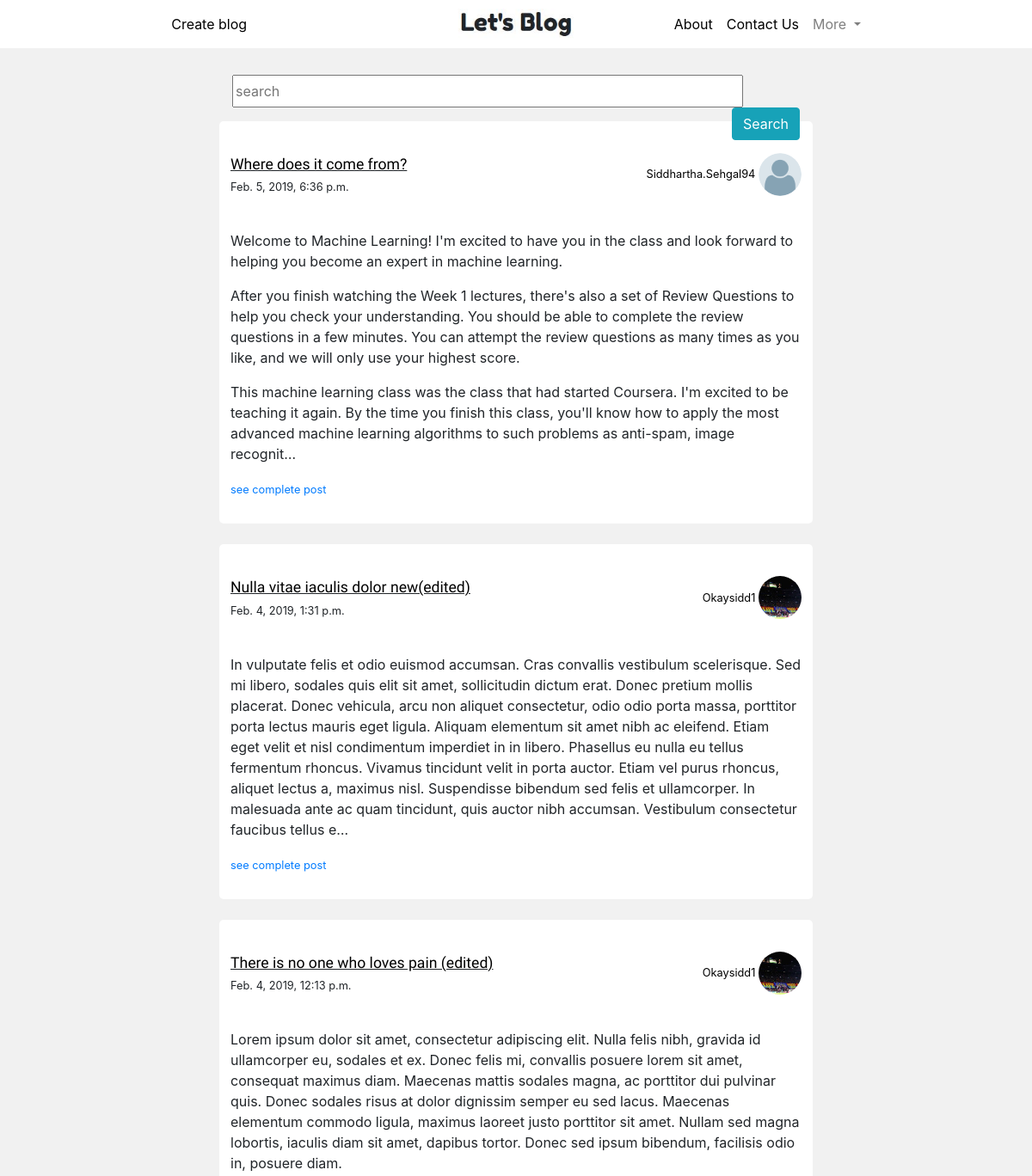
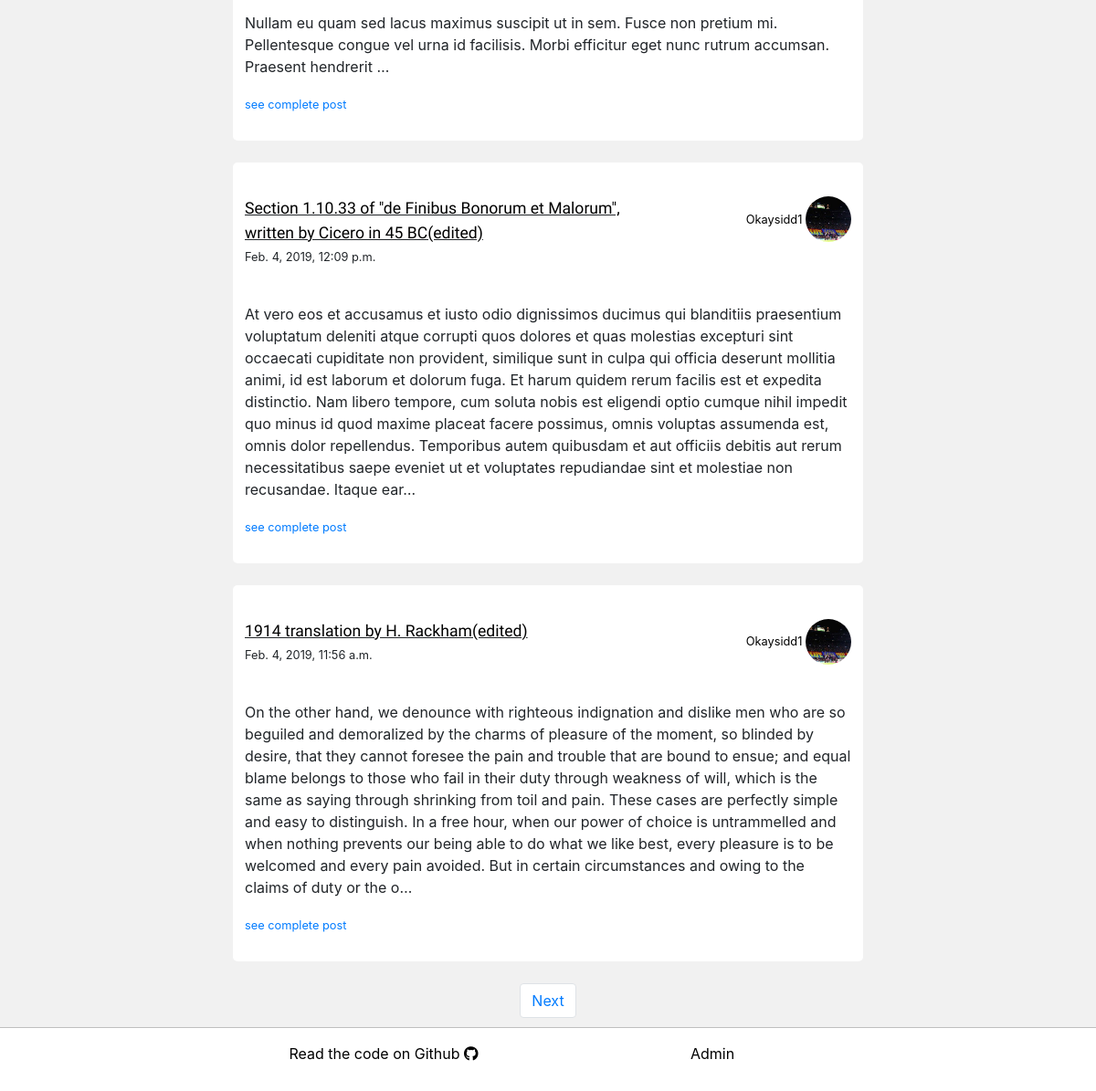
Page / (signed in) on the earlier database version (2 pictures, top to bottom).
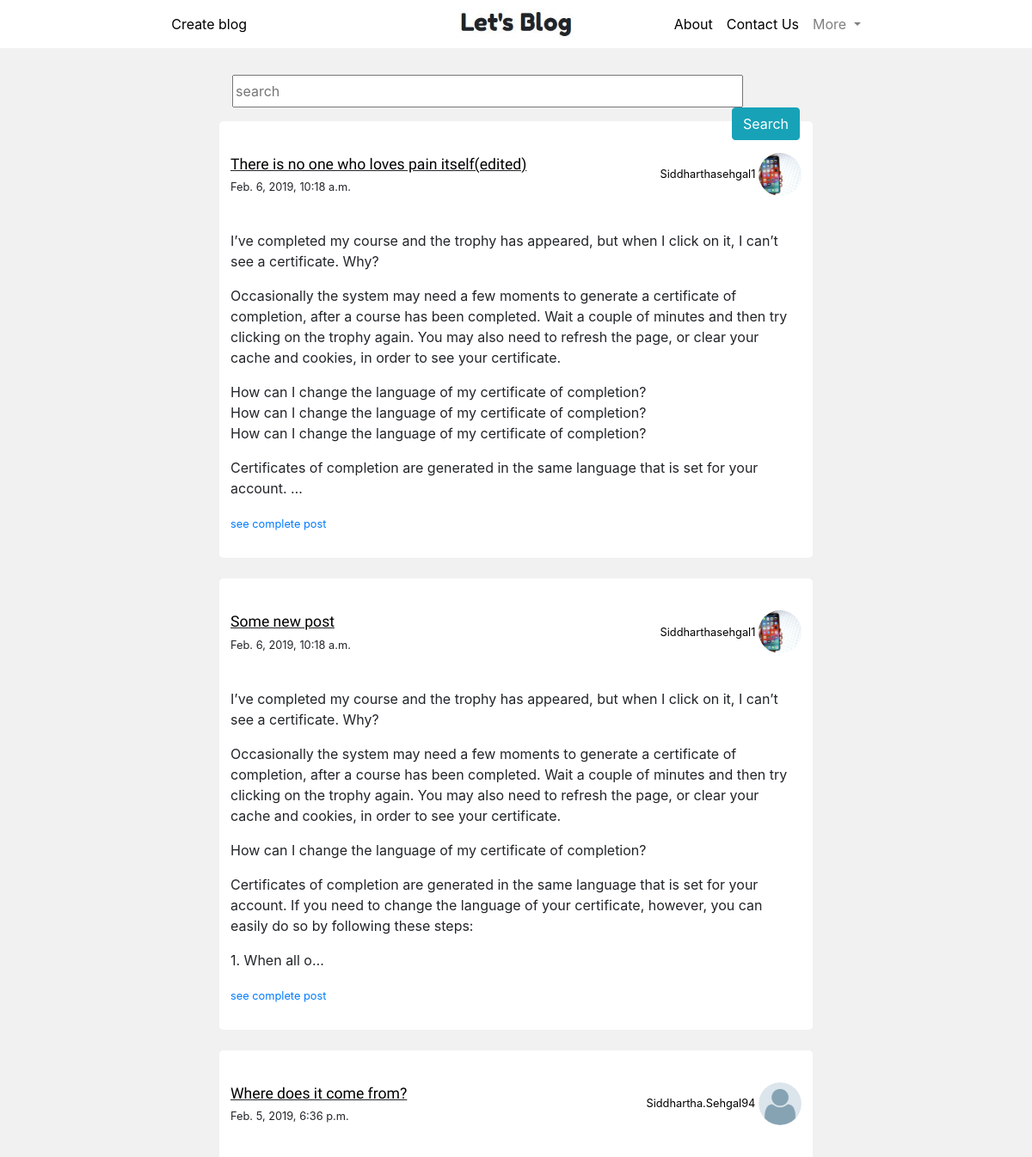
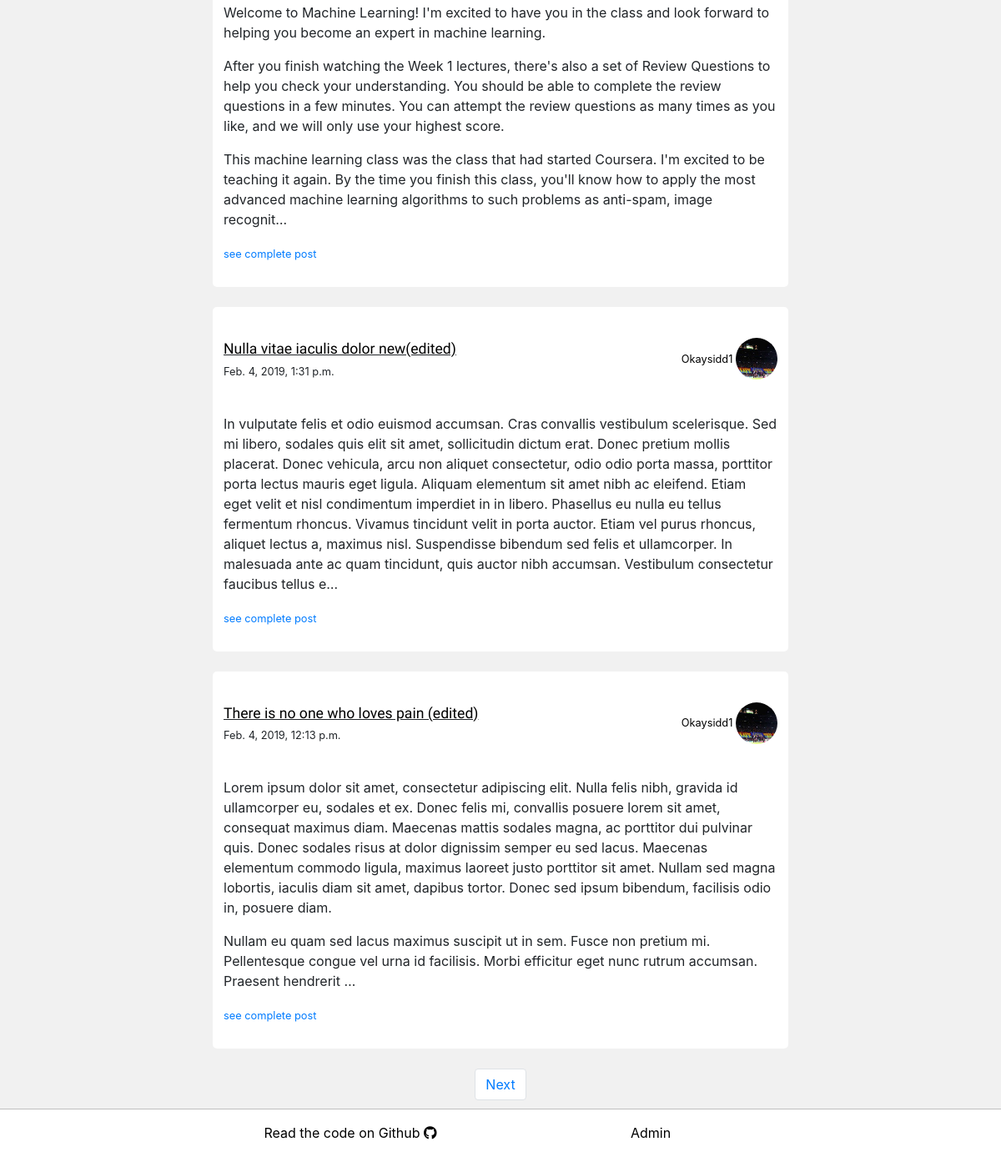
Same page on the later database version (2 pictures, top to bottom).
### blogs_app/models.py (models this page shows, shortened)
class Post_model(models.Model):
    author = models.ForeignKey(Author_model, on_delete=models.CASCADE)
    title_original = models.CharField(max_length=200)
    title_edited = models.CharField(max_length=200, default="")
    body_original = models.TextField()
    body_edited = models.TextField(default="")
    created_on = models.DateTimeField(auto_now_add=True)
    created_on = models.DateTimeField(default=timezone.now())
    modified_on = models.DateTimeField(blank=True, null=True)
    published_on = models.DateTimeField(blank=True, null=True)
    likes = models.PositiveIntegerField(default=0)
    liked_by = models.ManyToManyField(Author_model, related_name="liked_by", blank=True, null=True, default=[])

### users_app/models.py (models this page shows, shortened)
class Author_model(models.Model):
    author_name = models.OneToOneField(User, on_delete=models.CASCADE, primary_key=True)
    git = models.URLField(max_length=128, blank=True)
    profile_pic = models.ImageField(default='default.jpeg', upload_to='profile_pics')
    def __str__(self):
        return str(self.author_name)

### blogs_app/views.py (the view)
# urls.py: path('', ListPostView.as_view(), name="all-post"),
class ListPostView(LoginRequiredMixin, ListView):
    login_url = '/login/'
    redirect_field_name = 'next'
    model = Post_model
    fields = ['title_original', 'body_original', 'author']
    ordering = ['-published_on']
    paginate_by = 5
    def get_context_data(self, **kwargs):
        context = super().get_context_data(**kwargs)
        context['title'] = 'Let\'s Blog'
        return context
    def get_queryset(self):
        queryset = Post_model.objects.filter(published_on__lte=timezone.now()).order_by('-published_on')
        return queryset

### blogs_app/templates/blogs_app/post_model_list.html (shortened to what this page needs)
{% extends 'system_app/base.html' %}
{% block base_body_block %}
{% load staticfiles %}
<link rel="stylesheet" href="{% static 'blogs_app/post_model_list.css' %}">
<br><br>
<div class="container">
    <div class="search-bar">
        <form class="form-group" action="{% url 'blogs:search-results' %}" method="POST">
            <input type="text" name="search-query" class="find-post" placeholder="search">
            <input type="submit" class="search-button btn btn-info" value="Search">
        </form>
    </div>
  {% for post in post_model_list %}
    <div class="post-complete">
      <br>
      <div class="row ">
          <div class="col-md-8">
              <span class="post-title"><a class="black-href" href="{% url 'blogs:post' pk=post.pk %}">{{ post.title_original }}</a></span>
              <br>
              <small>{{ post.created_on }}</small>
          </div>
          <div class="col-md-4">
              <span class="author-name">
                  <a class="black-href" href="{% url 'users:view-profile' pk=post.author.pk %}">
                      <small>
                          {{ post.author|title }}
                      </small>
                      <img class="profile-pic" src="{{ post.author.profile_pic.url }}" alt="no image found">
                  </a>
              </span>
          </div>
          </div><br>
          <p><span class="postarea">{{ post.body_original|truncatechars:700|linebreaks }}</span>
          {% if post.body_original|length|get_digit:"-1" > 600 %}
            <small><a href="{% url 'blogs:post' pk=post.pk %}">see complete post</a></small>
          {% endif %}
          </p>
    </div><br>
  {% endfor %}
  {% if is_paginated %}
    <nav>
        <ul class="pagination justify-content-center">
            {% if page_obj.has_next %}
                <li class="page-item">
                    <a class="page-link" href="?page={{ page_obj.next_page_number }}">Next</a>
                </li>
            {% endif %}
        </ul>
    </nav>
  {% endif %}
  <br><br>
</div>
{% endblock %}

Differences in the rows shown:
no longer on this page (row unchanged): Post_model: title_original "Section 1.10.33 of \"de Finibus Bonorum et Malorum\", written by Cicero in 45 BC(edited)", created_on "Feb. 4, 2019, 12:09 p.m.", author "Okaysidd1", author.profile_pic (picture), body_original "At vero eos et accusamus et iusto odio dignissimos ducimus qui blanditiis praesentium voluptatum deleniti atque corrupti quos dolores et quas molestias excepturi sint occaecati cupiditate non provident, similique sunt in culpa qui officia deserunt mollitia animi, id est laborum et dolorum fuga. Et harum quidem rerum facilis est et expedita distinctio. Nam libero tempore, cum soluta nobis est eligendi optio cumque nihil impedit quo minus id quod maxime placeat facere possimus, omnis voluptas assumenda est, omnis dolor repellendus. Temporibus autem quibusdam et aut officiis debitis aut rerum necessitatibus saepe eveniet ut et voluptates repudiandae sint et molestiae non recusandae. Itaque ear…", shows "see complete post"
no longer on this page (row unchanged): Post_model: title_original "1914 translation by H. Rackham(edited)", created_on "Feb. 4, 2019, 11:56 a.m.", author "Okaysidd1", author.profile_pic (picture), body_original "On the other hand, we denounce with righteous indignation and dislike men who are so beguiled and demoralized by the charms of pleasure of the moment, so blinded by desire, that they cannot foresee the pain and trouble that are bound to ensue; and equal blame belongs to those who fail in their duty through weakness of will, which is the same as saying through shrinking from toil and pain. These cases are perfectly simple and easy to distinguish. In a free hour, when our power of choice is untrammelled and when nothing prevents our being able to do what we like best, every pleasure is to be welcomed and every pain avoided. But in certain circumstances and owing to the claims of duty or the o…", shows "see complete post"
added Post_model: title_original "There is no one who loves pain itself(edited)", created_on "Feb. 6, 2019, 10:18 a.m.", author "Siddharthasehgal1", author.profile_pic (picture), body_original "I’ve completed my course and the trophy has appeared, but when I click on it, I can’t see a certificate. Why? Occasionally the system may need a few moments to generate a certificate of completion, after a course has been completed. Wait a couple of minutes and then try clicking on the trophy again. You may also need to refresh the page, or clear your cache and cookies, in order to see your certificate. How can I change the language of my certificate of completion? How can I change the language of my certificate of completion? How can I change the language of my certificate of completion? Certificates of completion are generated in the same language that is set for your account. …", shows "see complete post"
added Post_model: title_original "Some new post", created_on "Feb. 6, 2019, 10:18 a.m.", author "Siddharthasehgal1", author.profile_pic (picture), body_original "I’ve completed my course and the trophy has appeared, but when I click on it, I can’t see a certificate. Why? Occasionally the system may need a few moments to generate a certificate of completion, after a course has been completed. Wait a couple of minutes and then try clicking on the trophy again. You may also need to refresh the page, or clear your cache and cookies, in order to see your certificate. How can I change the language of my certificate of completion? Certificates of completion are generated in the same language that is set for your account. If you need to change the language of your certificate, however, you can easily do so by following these steps: 1. When all o…", shows "see complete post"
